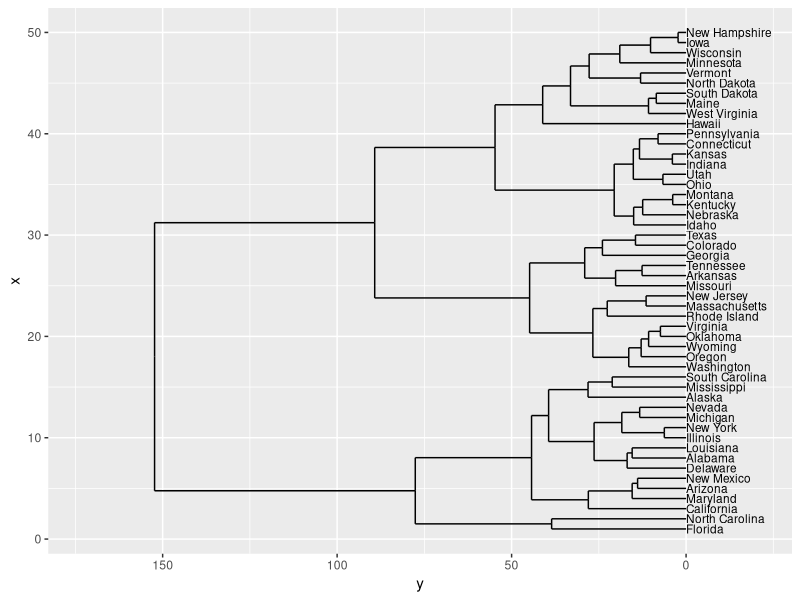
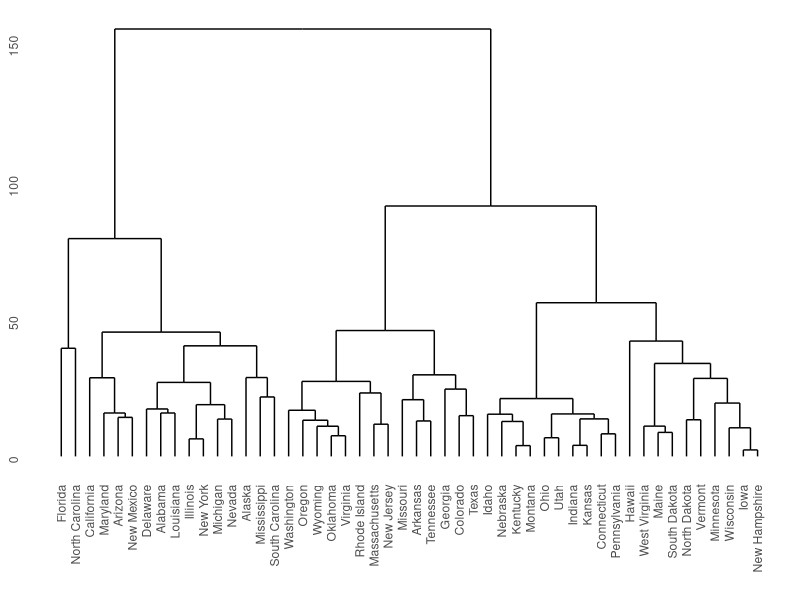
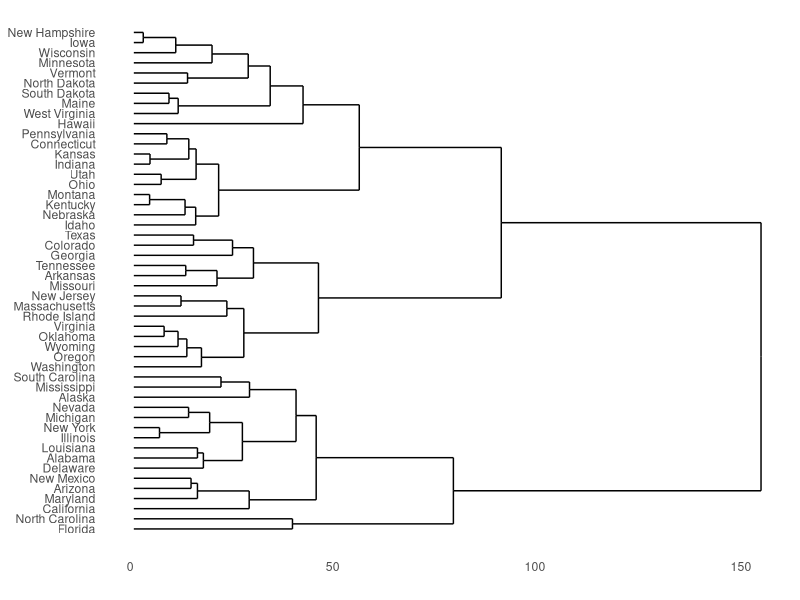
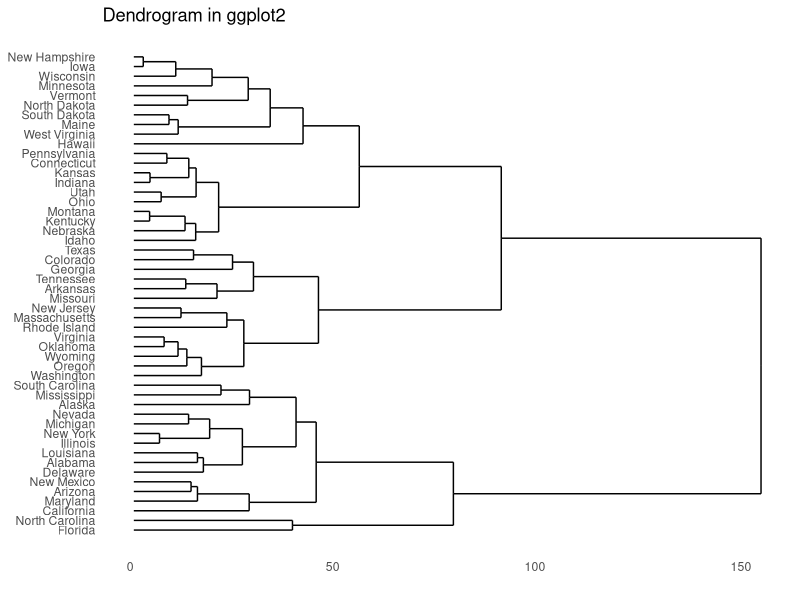

The R source for these figures, in order:
## ---- chunk 1
knitr::opts_chunk$set(
  collapse = TRUE,
  comment = "#>",
  fig.path = "man/figures/README-",
  out.width = "100%"
)
## ---- chunk 2
library(ggplot2)
library(ggdendro)
hc <- hclust(dist(USArrests), "ave")
hcdata <- dendro_data(hc, type = "rectangle")
ggplot() +
  geom_segment(data = segment(hcdata), 
               aes(x = x, y = y, xend = xend, yend = yend)
  ) +
  geom_text(data = label(hcdata), 
            aes(x = x, y = y, label = label, hjust = 0), 
            size = 3
  ) +
  coord_flip() +
  scale_y_reverse(expand = c(0.2, 0))

### demonstrate plotting directly from object class hclust
ggdendrogram(hc)
ggdendrogram(hc, rotate = TRUE)

### demonstrate converting hclust to dendro using dendro_data first
hcdata <- dendro_data(hc)
ggdendrogram(hcdata, rotate = TRUE) +
  labs(title = "Dendrogram in ggplot2")
